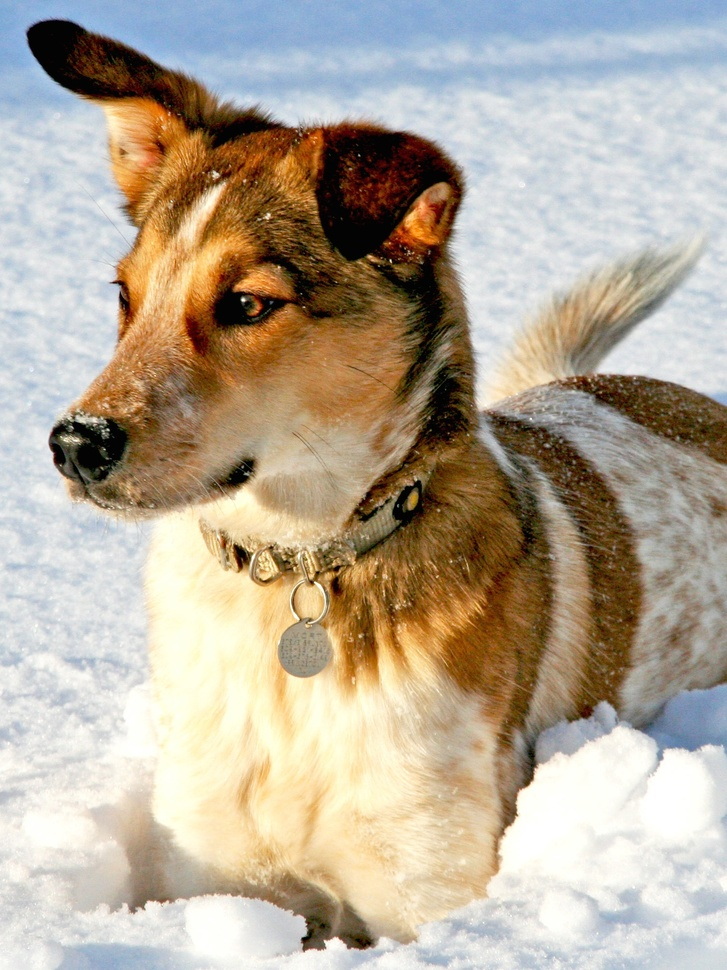
#> input picture LA_Project/Q2/images/dog.jpg, 727 x 970 px, shrunk from 1500 x 2000 before the run, given in place of original.JPG, which was not available
$ jupyter execute main.ipynb   (shell and % lines are left out)   (text cells are left out)
#> lines starting #> are read from the running program, lines starting #| are printed output that depends on the picture; after the words box and inside, x2 and y2 are one past the last pixel; in counts of white or black regions, pixels touching at a corner belong together; pictures that were not available may be replaced by others from this repository, and a replacement may not be noted
[cell 1]
import numpy as np
from matplotlib import pyplot as plt
import PIL
from PIL import Image

[cell 2]
plt.subplot(1, 3, 1).axis('off')
plt.imshow(Image.open('./images/original.JPG'))
plt.subplot(1, 3, 2).axis('off')
plt.imshow(Image.open('./images/noisy.jpg'))
plt.subplot(1, 3, 3).axis('off')
plt.imshow(Image.open('./images/dog.jpg'))

[cell 3]
compress_rates = [0.001, 0.005, 0.01, 0.05, 0.1]
# load and convert to gray scale
matrix = np.array(Image.open("./images/original.JPG").convert('L'))
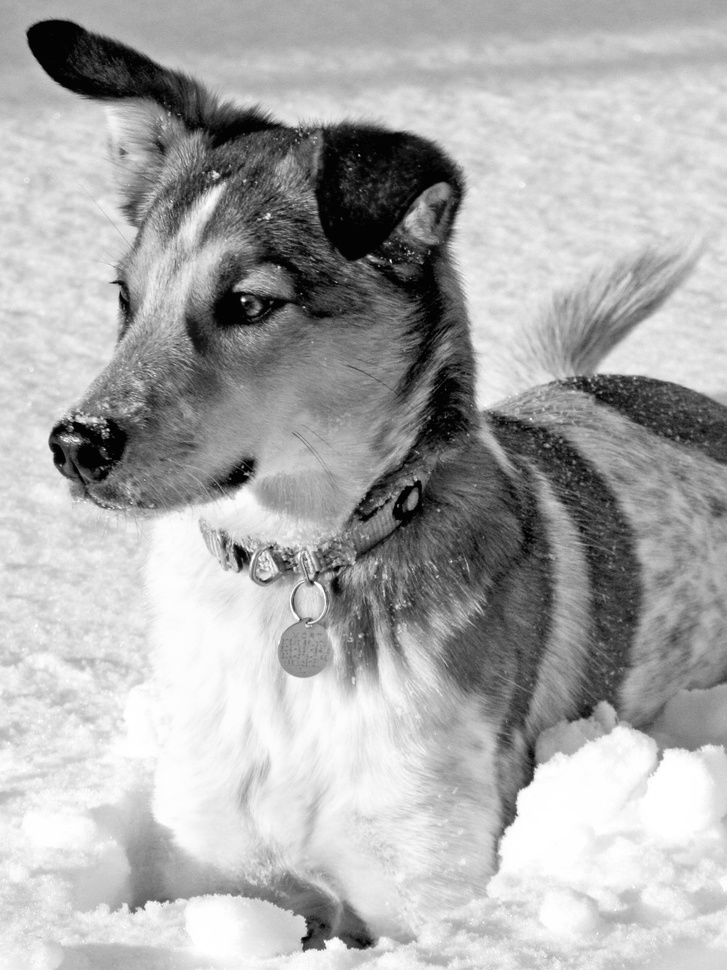
#> matrix: shape (970, 727); min 0, max 255, mean 171.1
# use svd with different compress rates and display each output result
_, axes = plt.subplots(1, 6, figsize=(16, 8))
U, E, V_T = np.linalg.svd(matrix)
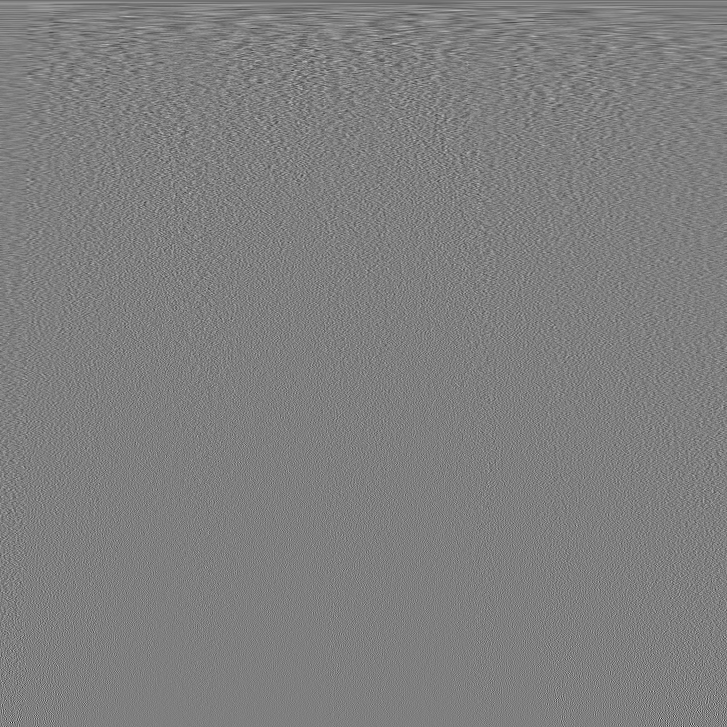
#> V_T: shape (727, 727) float64; min -0.344, max 0.344, mean -5.97e-05; drawn with min black and max white
#> E = 727 values, max 146906.3 at index 0, min 6.51 at index 726, mean 670.9
# show compressed images based on differenct compression rates
for i, ax in enumerate(axes[:-1]):
    reduced_dimension = int(np.ceil(compress_rates[i] * len(E)))
    reduced_U = U[:,:reduced_dimension]
    reduced_E = np.diag(E[:reduced_dimension])
    reduced_V_T = V_T[:reduced_dimension]
    # construct a compressed version from svd decomposition
    compressed = Image.fromarray(reduced_U @ reduced_E @ reduced_V_T)
    ax.imshow(compressed, cmap='gray')
    ax.axis('off')
    ax.set_title(f"SVD rate: {compress_rates[i]}")
#> this loop made 5 passes
#> reduced_dimension on passes 2 to 5: 4, 8, 37, 73
#> (reduced_dimension, reduced_E) on pass 1: (1, [146906.3])
#> pass 1, `compressed = Image.fromarray(reduced_U @ reduced_E @ reduced_V_T)`:
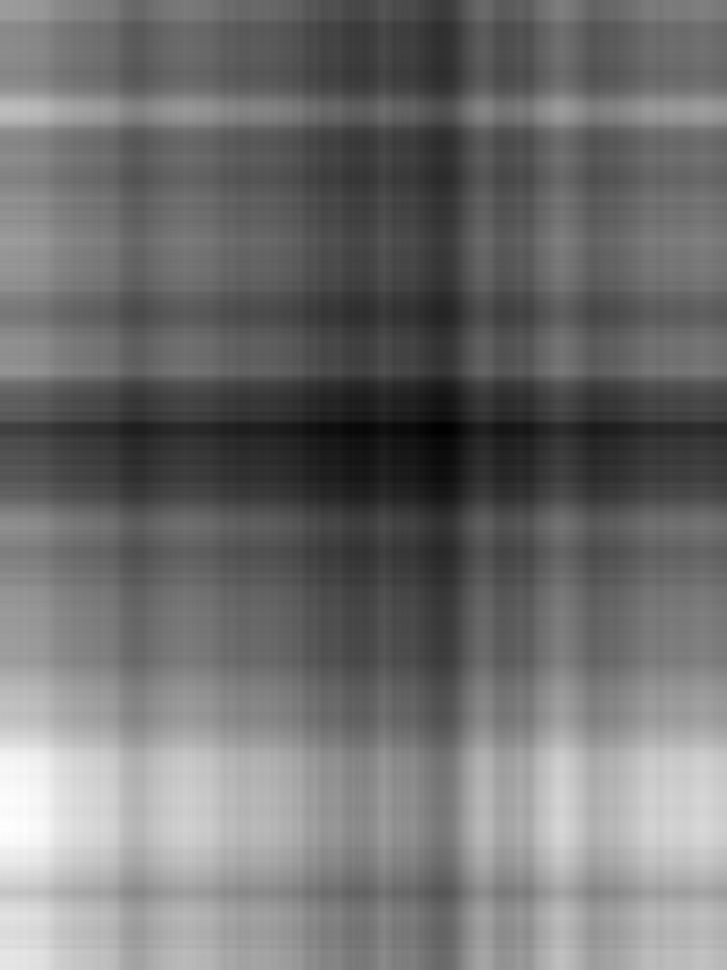
#> compressed: PIL image 727x970 F; min 84.34, max 282.1, mean 171.2; drawn with min black and max white
# show the original image at the end
axes[-1].imshow(matrix, cmap='gray')
axes[-1].axis('off')
axes[-1].set_title("Original Image")

[cell 4]
compress_rates = [0.001, 0.005, 0.01, 0.05, 0.1]
# load and convert to gray scale
matrix = np.array(Image.open("./images/original.JPG").convert('L'))
# use 2D-FFT with different compression rates and display each output result
_, axes = plt.subplots(1, 6, figsize=(16, 8))
# loop over ax
for i, ax in enumerate(axes[:-1]):
    # perform 2D Fast Fourier Transform and obtain frequency domain representation matrix
    fft_image = np.fft.fft2(matrix)
    # find the threshold based on compression rate and set the values below it to zero
    threshold = np.percentile(np.abs(fft_image), 100 * (1 - compress_rates[i]))
    fft_image[np.abs(fft_image) < threshold] = 0
    # apply inverse of FFT in order to construct the compressed image
    compressed_image = np.abs(np.fft.ifft2(fft_image))
    ax.imshow(compressed_image, cmap='gray')
    ax.axis('off')
    ax.set_title(f"2D-FFT rate: {compress_rates[i]}")
#> this loop made 5 passes
#> threshold on passes 1 to 5: 390997.6, 115248, 67798.3, 21718.3, 13770.5
#> pass 1, `compressed_image = np.abs(np.fft.ifft2(fft_image))`:
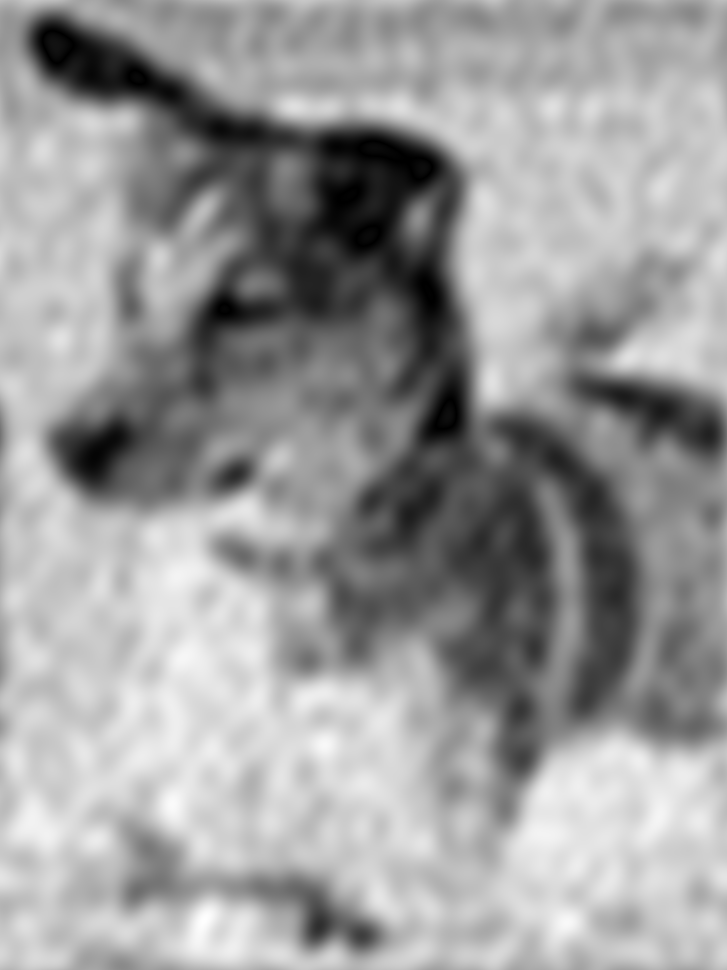
#> compressed_image: shape (970, 727) float64; min 0.00153, max 281.6, mean 171.1; drawn with min black and max white

axes[-1].imshow(matrix, cmap='gray')
axes[-1].axis('off')
axes[-1].set_title("Original Image")

[cell 5]
threshold = [500, 100, 10, 1, 0.1, 0.01, 0.01]
matrix =np.array(Image.open("./images/noisy.jpg").convert('L'))
_, axes = plt.subplots(1, 7, figsize=(30, 15))
for i, ax in enumerate(axes[:-1]):
    U, E, V_T = np.linalg.svd(matrix)
    # set the singular values below the treshhold to be zero
    E[E <= threshold[i]] = 0
    E = np.diag(E)
    U = U[:,:E.shape[0]]
    V_T = V_T[:E.shape[0]]
    # reconstruct image from np array
    denoised_image = Image.fromarray(U @ E @ V_T)
    ax.imshow(denoised_image,cmap='gray')
    ax.axis('off')
    ax.set_title(f"Threshold: {threshold[i]}")
#> this loop made 6 passes
#> pass 1, `U = U[:,:E.shape[0]]`:
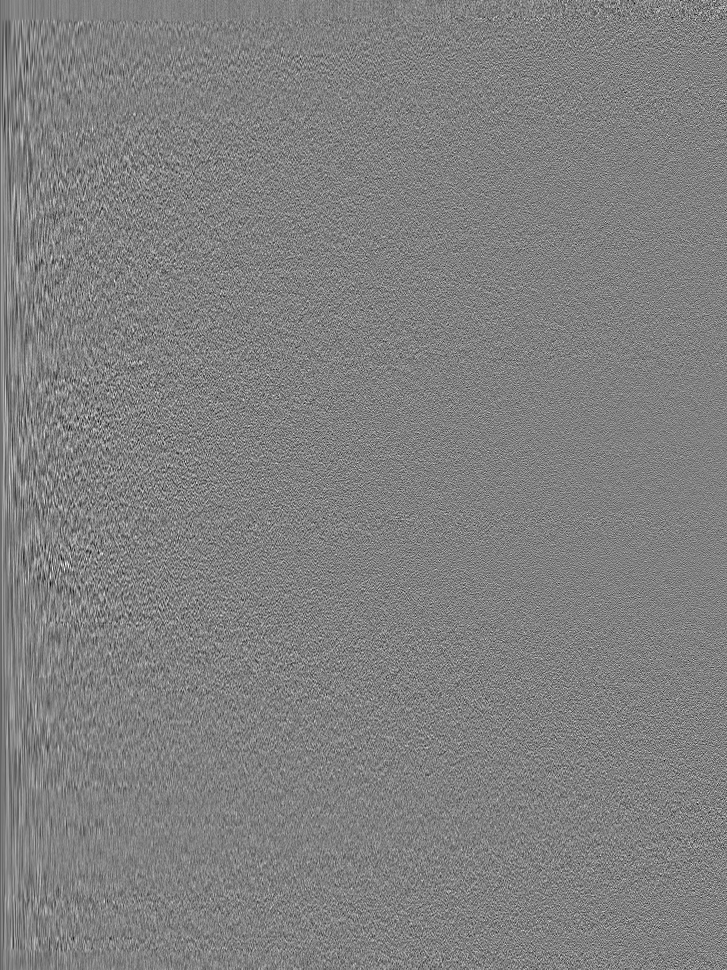
#> U: shape (970, 727) float64; min -0.187, max 0.183, mean -3.07e-05; drawn with min black and max white
axes[-1].imshow(matrix, cmap='gray')
axes[-1].axis('off')
axes[-1].set_title("Original")
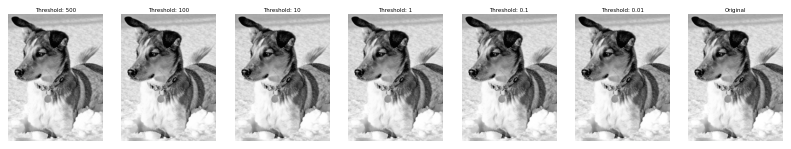
#> figure drawn by matplotlib, 7 panels

[cell 6]
threshold = [10, 25, 50, 75, 100]
matrix =Image.open("./images/noisy.jpg").convert('L')
_, axes = plt.subplots(1, 6, figsize=(16, 8))
for i, ax in enumerate(axes[:-1]):
    shifted = np.fft.fftshift(np.fft.fft2(matrix))
    shape = shifted.shape
    mask = np.zeros(shape)
    mask[shape[0] // 2 - threshold[i] : shape[0] // 2 + threshold[i], shape[1] // 2 - threshold[i] : shape[1] // 2 + threshold[i]] = 1
    denoised_image = np.abs(np.fft.ifft2(shifted * mask))
    ax.imshow(denoised_image, cmap='gray')
    ax.axis('off')
    ax.set_title(f"Threshold: {threshold[i]}")
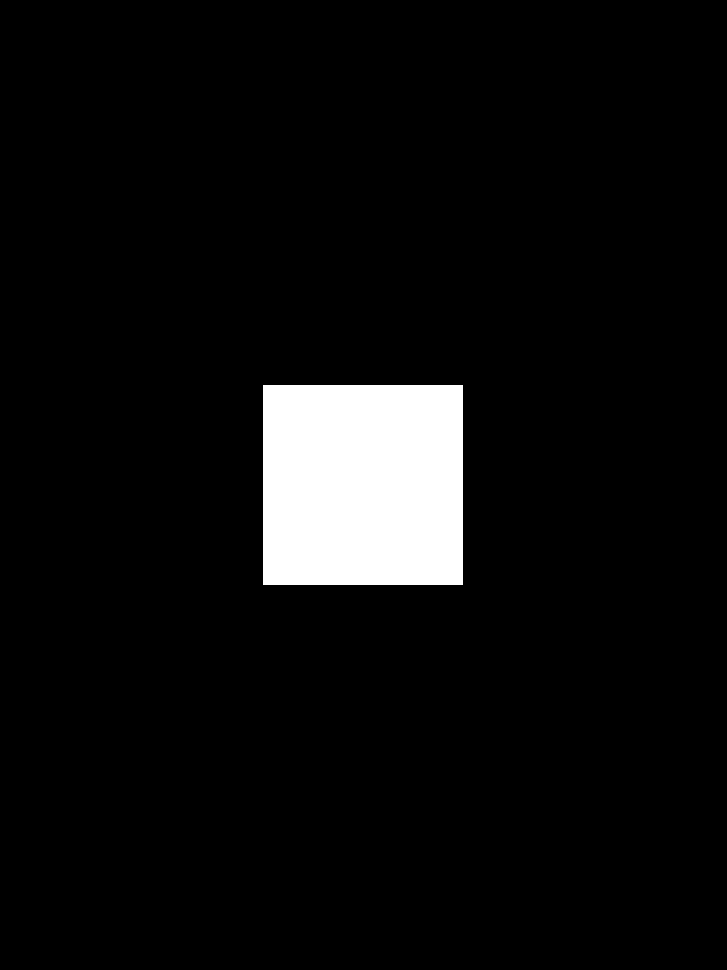
#> mask: shape (970, 727) float64; values 0 (black) and 1 (white), 5.7% white; 1 white region, box (x1, y1, x2, y2) and area: (263, 385, 463, 585) 40000
axes[-1].imshow(matrix, cmap='gray')
axes[-1].axis('off')
axes[-1].set_title("Original")
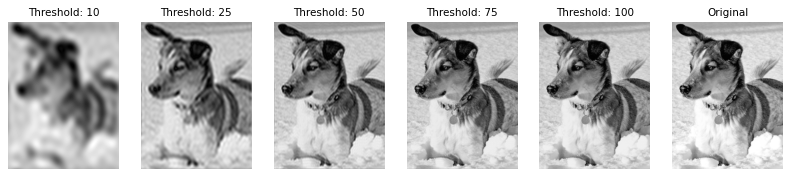
#> figure drawn by matplotlib, 6 panels
